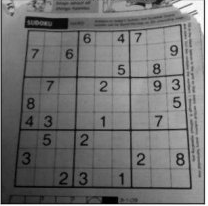
#> input picture images/dave.png, 208 x 206 px
$ python adaptiveThreshold.py
#> lines starting #> are read from the running program, lines starting #| are printed output that depends on the picture; after the words box and inside, x2 and y2 are one past the last pixel; in counts of white or black regions, pixels touching at a corner belong together
# 적응 임계처리
import cv2
import numpy as np
from matplotlib import pyplot as plt
# flag-> 0: gray로 읽음 1: color로 읽음 -1: alpha channel까지 포함해 읽음

img = cv2.imread('../images/dave.png', 0)
#> img is the input picture: shape (206, 208); min 0, max 255, mean 114.4

ret, th1 = cv2.threshold(img, 127, 255, cv2.THRESH_BINARY)
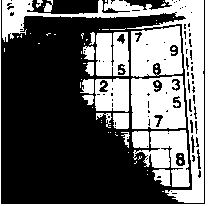
#> th1: shape (206, 208); 39.5% white; 64 white regions (45 under 20 px), largest, box (x1, y1, x2, y2) and area: (2, 0, 204, 203) 5551, (131, 76, 186, 129) 2458, (131, 26, 183, 77) 2160

# (이미지, 임계값, thresholding 값을 결정하는 계산 방법, threshold type, thresholding을 적용할 영역 사이즈, 평균이나 가중평균에서 차감할 값)
th2 = cv2.adaptiveThreshold(img, 255, cv2.ADAPTIVE_THRESH_MEAN_C, cv2.THRESH_BINARY, 15, 2)  # 임계값은 주변영역의 평균값
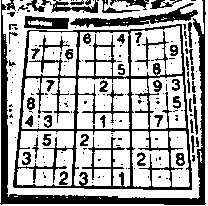
#> th2: shape (206, 208); 67.2% white; 186 black regions (131 under 20 px), largest, box (x1, y1, x2, y2) and area: (13, 24, 192, 190) 5562, (0, 0, 206, 205) 3625, (70, 3, 198, 28) 949
th3 = cv2.adaptiveThreshold(img, 255, cv2.ADAPTIVE_THRESH_GAUSSIAN_C, cv2.THRESH_BINARY, 15, 3) # 임계값은 가중치가 가우시안 창 기반 인접 값의 가중치 합
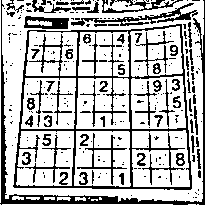
#> th3: shape (206, 208); 72.8% white; black in thin lines or dots

titles = ['Original', 'Global', 'Mean', 'Gaussian']
images = [img, th1, th2, th3]

for i in range(4):
    plt.subplot(2, 2, i + 1), plt.imshow(images[i], 'gray')
    plt.title(titles[i])
    plt.xticks([]), plt.yticks([])

plt.show()
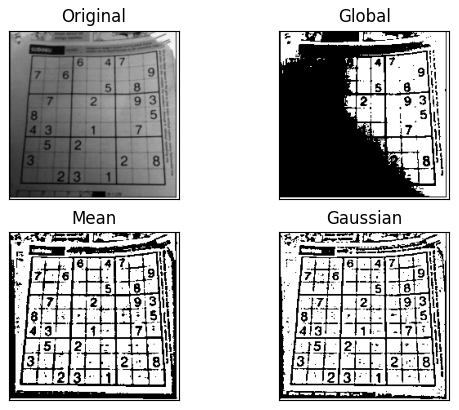
#> figure drawn by matplotlib, 4 panels
